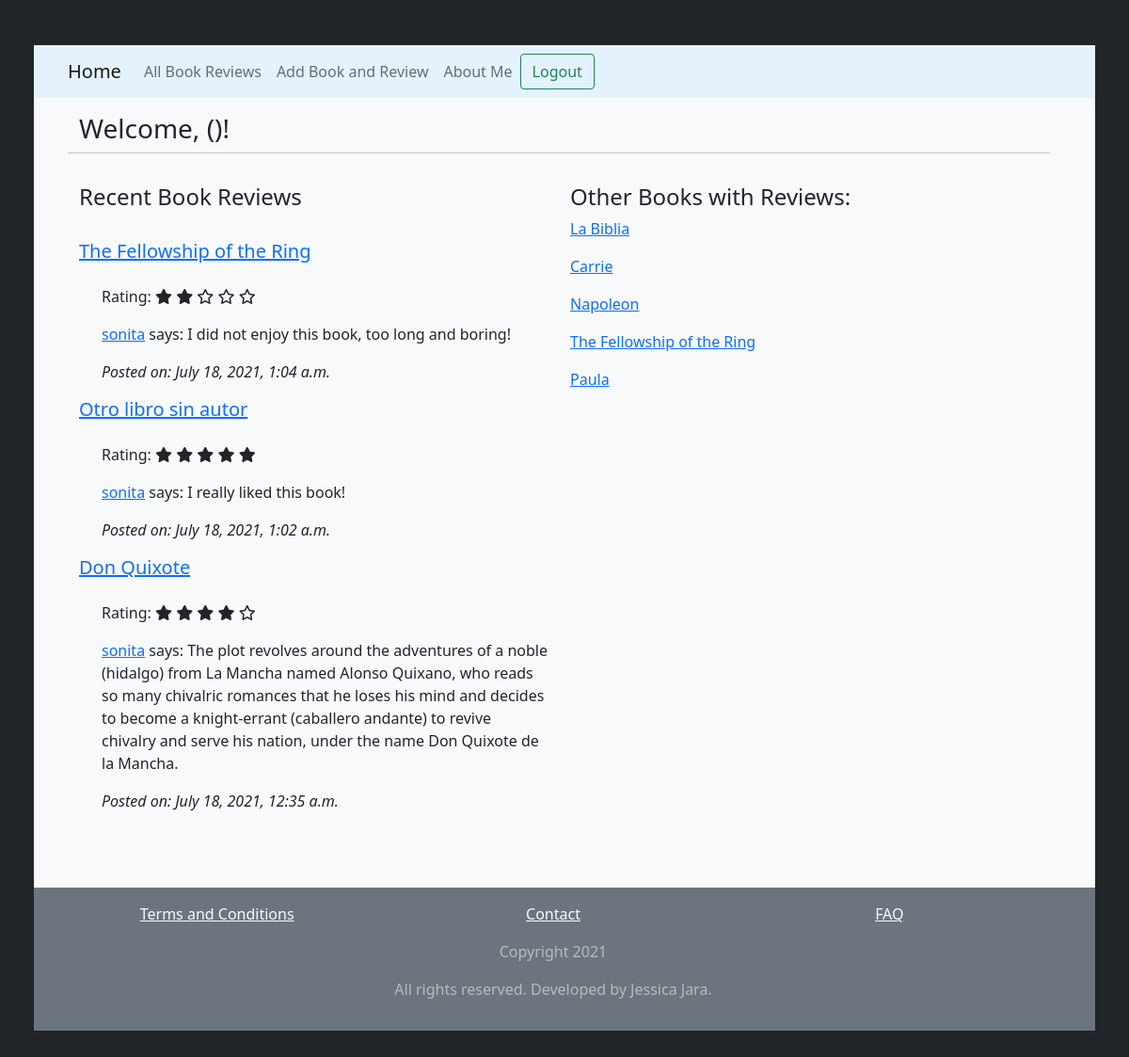
Page /book_review/ (signed in) on the committed database.
### dojo/models.py (models this page shows, shortened)
class Review(models.Model):
    review = models.TextField()
    rating = models.IntegerField()
    user = models.ForeignKey(User, related_name="review", on_delete=models.CASCADE) # the user who reviewed a given book
    book = models.ForeignKey(Book, related_name="review_detail", on_delete=models.CASCADE) # the book which got a review
    created_at = models.DateTimeField(auto_now_add=True)
    updated_at = models.DateTimeField(auto_now=True)
    objects = ReviewManager()
    def __repr__(self):
        return f"Review: (ID: {self.id}) -> {self.review}"

class Book(models.Model):
    title = models.CharField(max_length=255)
    user = models.ForeignKey(User, related_name="reviewed", on_delete=models.CASCADE) # the user who reviewed a given book
    users = models.ManyToManyField(User, related_name="user_books") # a list of users who have reviewed a given book
    author = models.ForeignKey(Author, related_name="books", on_delete=models.CASCADE) # the user who reviewed a given book
    created_at = models.DateTimeField(auto_now_add=True)
    updated_at = models.DateTimeField(auto_now=True)
    objects = BookManager()

class User(models.Model):
    name = models.CharField(max_length=255)
    alias = models.CharField(max_length=255)
    email = models.CharField(max_length=255, unique=True)
    password = models.CharField(max_length=255)
    created_at = models.DateTimeField(auto_now_add=True)
    updated_at = models.DateTimeField(auto_now=True)
    objects = UserManager()

### dojo/decorators.py (the view)
    def wrapper(request, *args, **kwargs):
        if 'user_data' not in request.session:
            return redirect(reverse("my_index"))
        resp = function(request, *args, **kwargs)
        return resp

### dojo/views.py (called while the page is built)
@login_required
def book_review(request):
    first_3_reviews = Review.objects.all().order_by('-id').annotate(Avg('rating'))[:3:1]
    rest_of_reviews = Review.objects.all().order_by('-id')[3:]
    print(first_3_reviews)
    context= {
        'first_3_reviews': first_3_reviews,
        'rest_of_reviews': rest_of_reviews
    }
    return render(request, "book_review_home.html", context)

### dojo/templates/book_review_home.html (shortened to what this page needs)
{% extends "base.html" %}
{% block content %}
    {% include "menu.html" %}
    <div class="row">
        <div class="row py-3 ps-5">
            <h3>Welcome, {{ request.session.user_data.name }} ({{ request.session.user_data.alias }})!</h3>
            <hr>
            <div class="col-6 pt-3 pb-5">
                <div class="row pb-4">
                    <h4>Recent Book Reviews</h4>
                </div>
                {% if first_3_reviews %}
                    {% for review in first_3_reviews %}
                        <div class="row mb-3">
                            <h5><a href="{% url 'my_book' book_id=review.book.id %}">{{ review.book.title }}</a></h5>
                        </div>
                        <div class="row ps-4">
                            <p>Rating:
                                {% if review.rating == 1 %}
                                    <i class="fas fa-star"></i>
                                    <i class="far fa-star"></i>
                                    <i class="far fa-star"></i>
                                    <i class="far fa-star"></i>
                                    <i class="far fa-star"></i>
                                {% elif review.rating == 2 %}
                                    <i class="fas fa-star"></i>
                                    <i class="fas fa-star"></i>
                                    <i class="far fa-star"></i>
                                    <i class="far fa-star"></i>
                                    <i class="far fa-star"></i>
                                {% elif review.rating == 3 %}
                                    <i class="fas fa-star"></i>
                                    <i class="fas fa-star"></i>
                                    <i class="fas fa-star"></i>
                                    <i class="far fa-star"></i>
                                    <i class="far fa-star"></i>
                                {% elif review.rating == 4 %}
                                    <i class="fas fa-star"></i>
                                    <i class="fas fa-star"></i>
                                    <i class="fas fa-star"></i>
                                    <i class="fas fa-star"></i>
                                    <i class="far fa-star"></i>
                                {% elif review.rating == 5 %}
                                    <i class="fas fa-star"></i>
                                    <i class="fas fa-star"></i>
                                    <i class="fas fa-star"></i>
                                    <i class="fas fa-star"></i>
                                    <i class="fas fa-star"></i>
                                {% endif %}
                            </p>
                        </div>
                        <div class="row ps-4">
                            <p><a href="{% url 'my_users' user_id=review.user.id %}">{{ review.user.alias }}</a> says: {{ review.review }}</p>
                        </div>
                        <div class="row ps-4 fst-italic">
                            <p>Posted on: {{ review.created_at }}</p>
                        </div>
                    {% endfor %}
                {% else %}
                    <div class="row mb-3">
                        <p>No books and reviews added so far</p>
                    </div>
                {% endif %}
            </div>
            <div class="col-6 pt-3 pb-5">
                <div class="row pb-4" >
                    <h4>Other Books with Reviews:</h4>
                    <div id="books_list">
                        {% if rest_of_reviews %}
                            <div id="other_books">
                            {% for review in rest_of_reviews %}
                                <div class="row mb-3">
                                    <a href="{% url 'my_book' book_id=review.book.id %}">{{ review.book.title }}</a>
                                </div>
                            {% endfor %}
                            </div>
                        {% else %}
                        <div class="row pb-4">
                            <p>No books added so far... Be the first to add a book!</p>
                        </div>
                        {% endif %}
                    </div>
                </div>
            </div>
        </div>
    </div>
{% endblock %}

### dojo/templates/base.html (shortened to what this page needs)
<!DOCTYPE html>
<html lang="en">
<head>
    <link href="https://cdn.jsdelivr.net/npm/bootstrap@5.0.0-beta3/dist/css/bootstrap.min.css" rel="stylesheet">
    {% load static %}
    <link href="{% static 'css/toastr.min.css' %}" rel="stylesheet">
    <link href="{% static 'css/styles.css' %}" rel="stylesheet">
</head>
<body class="bg-dark">
    <div class="container-fluid p-5">
        <div id="main" class="row bg-light">
            {% block content %}{% endblock %}
        </div>
        <div id="footer" class="row bg-secondary p-3">
            <div class="row">
                <div class="col-4 text-center">
                    <a href="#" class="link-light">Terms and Conditions</a>
                </div>
                <div class="col-4 text-center">
                    <a href="#" class="link-light">Contact</a>
                </div>
                <div class="col-4 text-center">
                    <a href="#" class="link-light">FAQ</a>
                </div>
            </div>
            <div class="row text-center text-white-50 mt-3">
                <p>Copyright 2021</p>
                <p>All rights reserved. Developed by Jessica Jara.</p>
            </div>
        </div>
    </div>
</body>
</html>

### dojo/templates/menu.html (shortened to what this page needs)
<nav class="navbar navbar-expand-lg navbar-light" style="background-color: #e3f2fd;">
    <div class="container-fluid">
      <a class="navbar-brand" href="{% url 'my_homepage' %}">Home</a>
      <div class="collapse navbar-collapse" id="navbarNav">
        <ul class="navbar-nav">
          <li class="nav-item">
            <a class="nav-link" aria-current="page" href="{% url 'my_book_review' %}">All Book Reviews</a>
          </li>
          <li class="nav-item">
            <a class="nav-link" aria-current="page" href="{% url 'my_add_breview' %}">Add Book and Review</a>
          </li>
          <li class="nav-item">
            <a class="nav-link" aria-current="page" href="{% url 'my_about' %}">About Me</a>
          </li>
        </ul>
        <div class="d-flex">
          <a class="btn btn-outline-success" href="{% url 'my_logout' %}">Logout</a>
        </div>
      </div>
    </div>
</nav>

### dojo/static/css/styles.css (style rules this page uses)
#other_books { overflow: scroll; height: 200px; }

### rows in the picture
Review: book "The Fellowship of the Ring", rating 2 (drawn), user.alias "sonita", review "I did not enjoy this book, too long and boring!", created_at "July 18, 2021, 1:04 a.m."
Review: book "Otro libro sin autor", rating 5 (drawn), user.alias "sonita", review "I really liked this book!", created_at "July 18, 2021, 1:02 a.m."
Review: book "Don Quixote", rating 4 (drawn), user.alias "sonita", review "The plot revolves around the adventures of a noble (hidalgo) from La Mancha named Alonso Quixano, who reads so many chivalric romances that he loses his mind and decides to become a knight-errant (caballero andante) to revive chivalry and serve his nation, under the name Don Quixote de la Mancha.", created_at "July 18, 2021, 12:35 a.m."
Review: book "La Biblia"
Review: book "Carrie"
Review: book "Napoleon"
Review: book "The Fellowship of the Ring"
Review: book "Paula"
